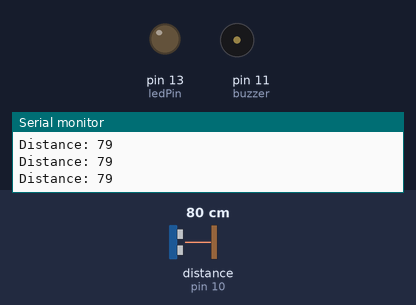
The sketch below on a simulated Arduino Uno, built with avr-gcc and run on an emulated ATmega328P. Shown: output pins drawn as LEDs (lit = HIGH), buzzer (waves = sounding, pin HIGH), the last lines printed to the serial monitor. The test bench sets the inputs (shaded band); at power-on: distance to the obstacle (sensor on pin 10) 80 cm. The echo pulse lasts 58.3 µs per cm; pins used as bus, display or sensor lines are not drawn.

Above: at 1.2 s.
1.3 s: distance to the obstacle (sensor on pin 10) set to 8 cm
4.3 s: distance to the obstacle (sensor on pin 10) set to 5 cm
At 5.3 s:
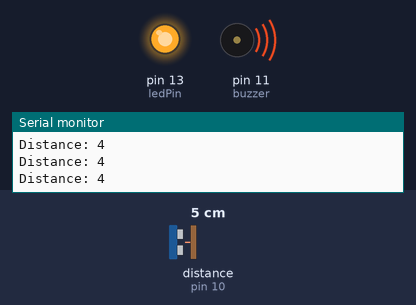
5.8 s: distance to the obstacle (sensor on pin 10) set to 9 cm
At 6.5 s:
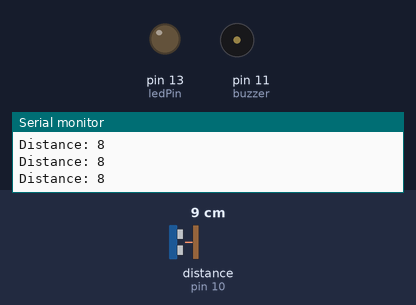
8.8 s: distance to the obstacle (sensor on pin 10) set to 2 cm
At 10.0 s:
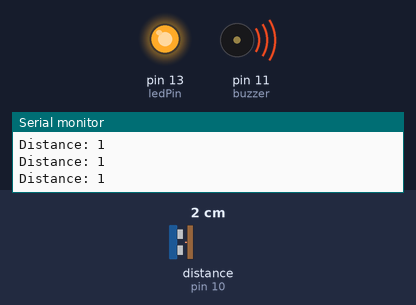
Timing chart, 0 to 11.3 s (numbered marks = the images above; inputs shaded):
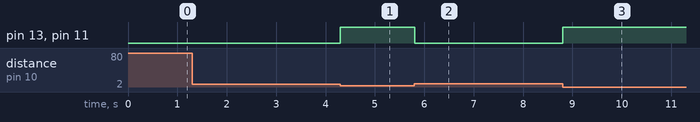

The sketch:

distance_check.ino
```cpp
/*
1. set the aurduino in the bread board
2. senosr vcc -> aurdino 5v
3. sensor gnd -> aurduino gnd
4. sensor trig -> aurdino 9
5. sensor echo -> aurdino 10
6. buzzer long leg -> aurduino 11
7. buzzer short leg -> aurduino gnd
8. light long leg > aurduino 13
9. led short leg -> aurduino gnd
*/

// defines pins numbers
const int trigPin = 9;
const int echoPin = 10;
const int buzzer = 11;
const int ledPin = 13;

// defines variables
long duration;
int distance;
int safetyDistance;


void setup() {
pinMode(trigPin, OUTPUT); // Sets the trigPin as an Output
pinMode(echoPin, INPUT); // Sets the echoPin as an Input
pinMode(buzzer, OUTPUT);
pinMode(ledPin, OUTPUT);
Serial.begin(9600); // Starts the serial communication

}


void loop() {
// Clears the trigPin
digitalWrite(trigPin, LOW);
delayMicroseconds(2000);

// Sets the trigPin on HIGH state for 10 micro seconds
digitalWrite(trigPin, HIGH);
delayMicroseconds(2000);
digitalWrite(trigPin, LOW);

// Reads the echoPin, returns the sound wave travel time in microseconds
duration = pulseIn(echoPin, HIGH);

// Calculating the distance
distance= duration*0.034/2;

safetyDistance = distance;
if (safetyDistance <= 5){
  digitalWrite(buzzer, HIGH);
  digitalWrite(ledPin, HIGH);
}
else{
  digitalWrite(buzzer, LOW);
  digitalWrite(ledPin, LOW);
}

// Prints the distance on the Serial Monitor
Serial.print("Distance: ");
Serial.println(distance);
}
```

lcd.c
```cpp
/*
gnd > gnd
vcc > 5v
sda > A4
scl > A5
*/

#include <Wire.h>
#include <LiquidCrystal_I2C.h>

LiquidCrystal_I2C lcd(0x27,16,2);

void setup() {
  // put your setup code here, to run once:
  lcd.init();

}

void loop() {
  // put your main code here, to run repeatedly:
  lcd.setCursor(0,0);
  lcd.print("Hello, world!");
  delay(5000);
  lcd.clear();
  lcd.backlight();

  lcd.setCursor(0,0);
  lcd.print("Hello, world 2");
  delay(5000);
  lcd.clear();

  lcd.setCursor(0,0);
  lcd.print("Hello, world 3");
  delay(5000);
}
```

Measured:
- the behaviour switches between 7 and 6 cm on distance to the obstacle (sensor on pin 10) (found by bisection; images 0 and 1)
- after the input at 4.3 s, pin 13 (ledPin), pin 11 (buzzer): LOW → HIGH at once
- after the input at 5.8 s, pin 13 (ledPin), pin 11 (buzzer): HIGH → LOW at once
- after the input at 8.8 s, pin 13 (ledPin), pin 11 (buzzer): LOW → HIGH at once
